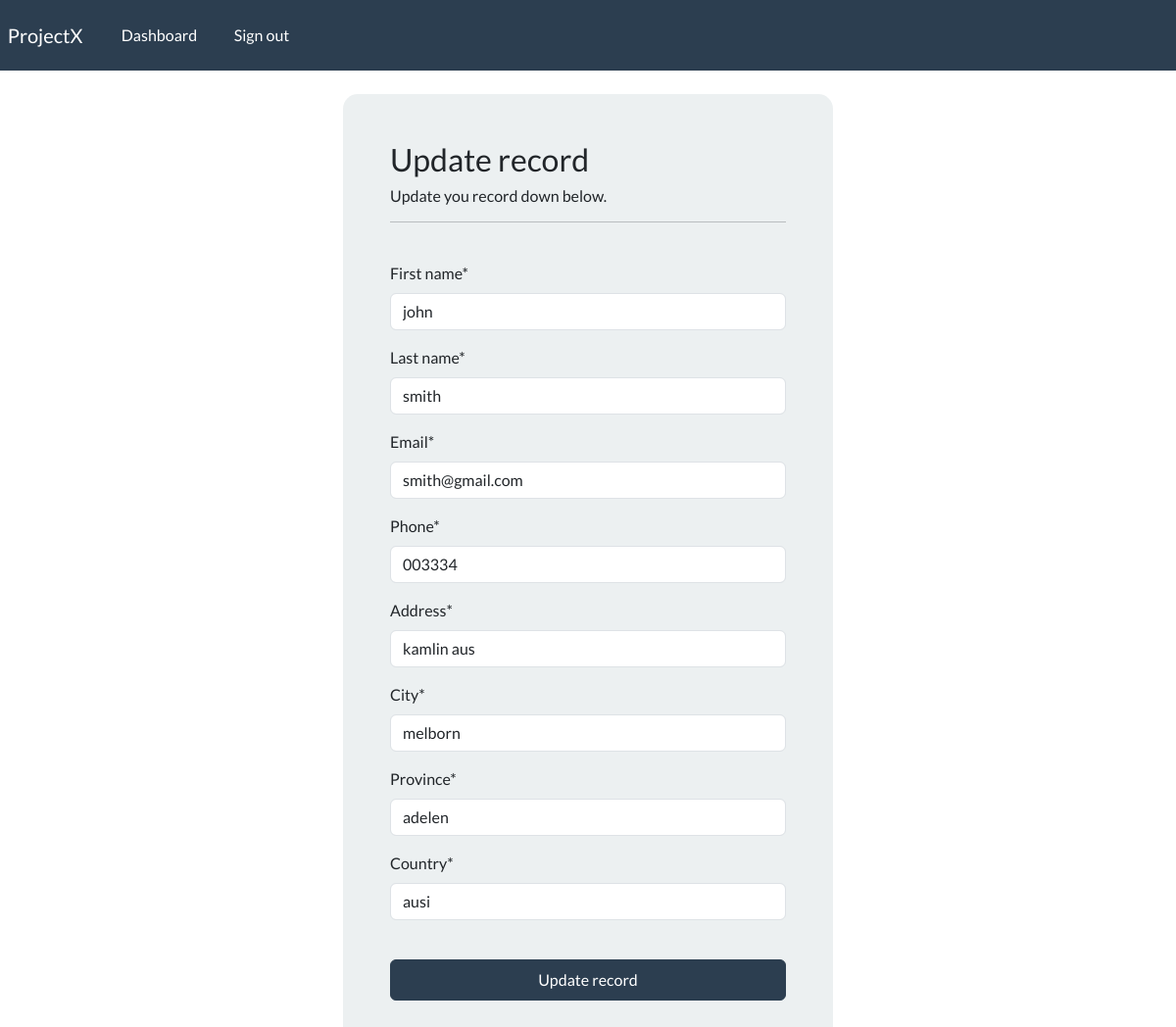
Page /update-record/2 (signed in) on the committed database.
### webapp/models.py (models this page shows, shortened)
class Record(models.Model):
    creation_date = models.DateTimeField(auto_now_add=True)
    first_name = models.CharField(max_length=100)
    last_name = models.CharField(max_length=100)
    email = models.CharField(max_length=255)
    phone = models.CharField(max_length=20)
    address = models.CharField(max_length=300)
    city = models.CharField(max_length=255)
    province = models.CharField(max_length=200)
    country = models.CharField(max_length=125)

### webapp/views.py (the view)
# urls.py: path('update-record/<int:pk>', views.update_record, name="update-record"),
@login_required(login_url='my-login')
def update_record(request, pk):
    record = Record.objects.get(id=pk)
    form = UpdateRecordForm(instance=record)
    if request.method == 'POST':
        form = UpdateRecordForm(request.POST, instance=record)
        if form.is_valid():
            form.save()
            return redirect("dashboard")
    context = {'form': form}
    return render(request, 'webapp/update-record.html', context=context)

### webapp/forms.py
class UpdateRecordForm(forms.ModelForm):
     class Meta:
        model = Record
        fields = [ 'first_name', 'last_name', 'email', 'phone', 'address', 'city', 'province', 'country']

### webapp/templates/webapp/update-record.html (shortened to what this page needs)
{% extends 'webapp/base.html' %}
{% load crispy_forms_tags %}
{% block content %}
<body>
    <div class="container bg-light shadow-md p-5 form-layout">
        <h3> Update record </h3>
        <h6> Update you record down below. </h6>
        <hr>
        <br>
        <form method="POST" autocomplete="off">
            {{form|crispy}}
            <br>
            <button type="submit" class="btn btn-primary w-100 btn-block p-2"> Update record </button>
        </form>
    </div>
</body>
{% endblock %}

### static/css/styles.css (style rules this page uses)
.form-layout { border-radius: 15px; width: 500px; }

### rows in the picture
Record: first_name "john", last_name "smith", email "smith@gmail.com", phone "003334", address "kamlin aus", city "melborn", province "adelen", country "ausi"
